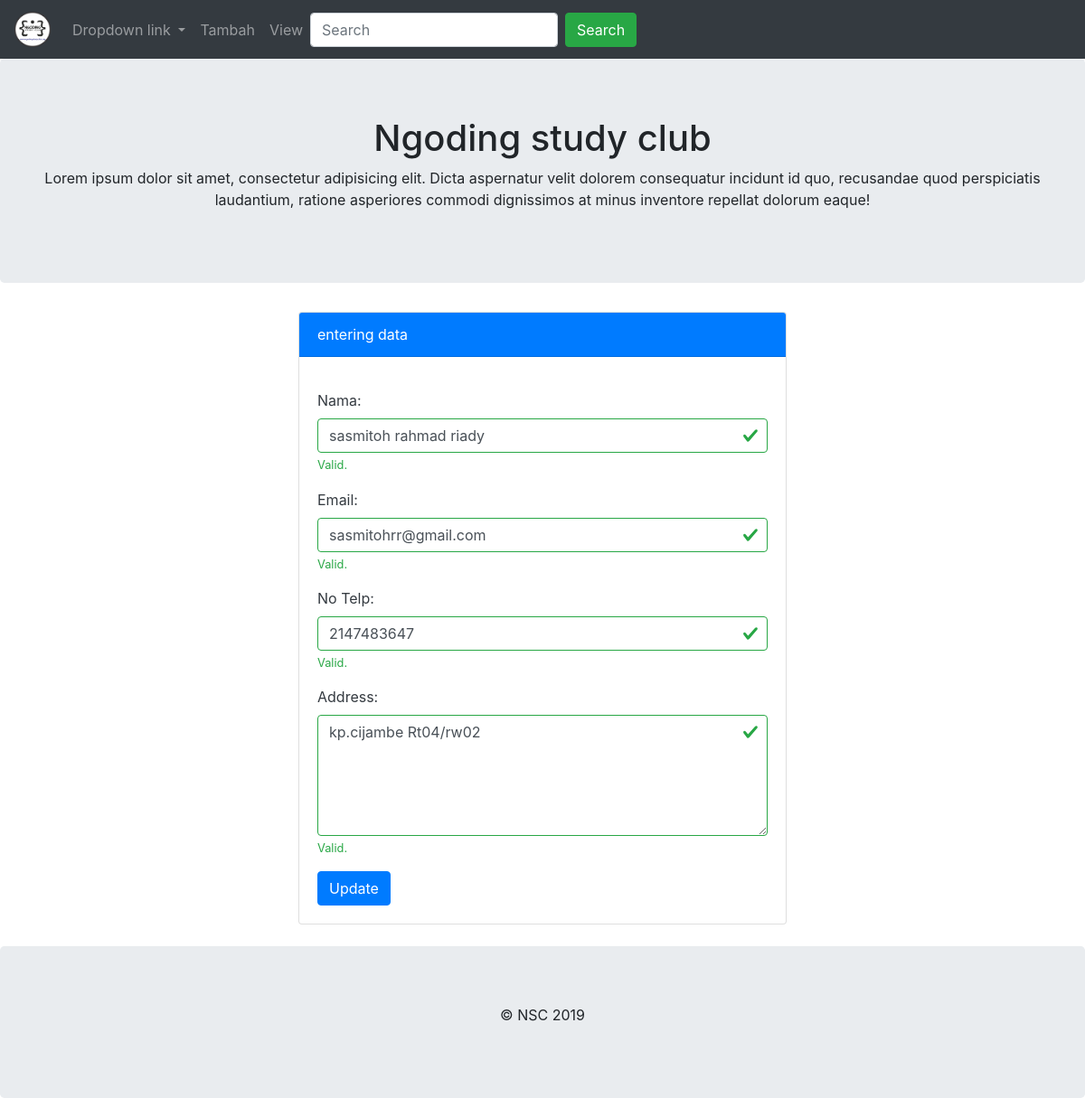
The app's page /add-form.php?update=1&id=3 with its own data.
### tables this page shows
CREATE TABLE `data` (
  `id_data` int(10) NOT NULL,
  `nama` varchar(50) NOT NULL,
  `email` varchar(50) NOT NULL,
  `no_telp` int(20) NOT NULL,
  `alamat` text NOT NULL
);

### action.php (called while the page is built, shortened)
<?php
include_once "db.php";
class DataOperation extends Database
{
	public function select_record($table,$where){
		$sql ="";
		$condition = "";
		foreach ($where as $key => $value) {
			$condition .= $key . "='" . $value . "' AND ";
		}
		$condition = substr($condition, 0, -5);
		$sql .= "SELECT * FROM ".$table." WHERE ".$condition;
		$query = mysqli_query($this->con,$sql);
		$row = mysqli_fetch_assoc($query);
		return $row;
	}
}
$obj = new DataOperation;
 ?>

### db.php (called while the page is built, shortened)
<?php
 class Database
 {
 	function __construct()
 	{
 		$this->con = mysqli_connect("localhost","root","","oop");
 	}
 }
 ?>

### add-form.php (the view, shortened to what this page needs)
<?php
include_once 'header.php';
include_once 'action.php';
 ?>
<div class="jumbotron text-center">
	<h1>Ngoding study club</h1>
	<p>Lorem ipsum dolor sit amet, consectetur adipisicing elit. Dicta aspernatur velit dolorem consequatur incidunt id quo, recusandae quod perspiciatis laudantium, ratione asperiores commodi dignissimos at minus inventore repellat dolorum eaque!</p>
</div>
<div class="container">
	<div class="row">
		<div class="col-md-3"></div>
		<div class="col-md-6">
			<div class="card text-white">
				<div class="card-header bg-primary">entering data</div>
				<div class="card-body text-dark">
					<?php
						if (isset($_GET["update"])) {
								$id = $_GET["id"] ?? null;
								$where = array("id_data"=>$id,);
								$row = $obj->select_record("data",$where);
								?>
									<form method="post" action="action.php" class="was-validated">
										<div class="form-group">
											<label for="uname">Nama:</label>
											<input type="text" class="form-control" id="name" value="<?php echo $row['nama']; ?>" placeholder="Enter Your Name" name="name" required>
											<div class="valid-feedback">Valid.</div>
									    </div>
									    <div class="form-group">
											<label for="pwd">Email:</label>
											<input type="text" class="form-control" id="email" value="<?php echo $row['email']; ?>" placeholder="Enter your email" name="email" required>
											<div class="valid-feedback">Valid.</div>
									    </div>
									    <div class="form-group">
											<label for="pwd">No Telp:</label>
											<input type="text" class="form-control" id="telp" value="<?php echo $row['no_telp']; ?>" placeholder="Enter your no telp" name="telp" required>
											<div class="valid-feedback">Valid.</div>
									    </div>
									    <div class="form-group">
											<label for="comment">Address:</label>
											<textarea class="form-control" rows="5" id="address"  name="address" required><?php echo $row['alamat']; ?></textarea>
									  	<div class="valid-feedback">Valid.</div>
									  	</div>
									    <button type="submit" name="edit" class="btn btn-primary">Update</button>
									</form>
							<?php
						}
					 ?>
				</div>
			</div>
		</div>
		<div class="col-md-3"></div>
	</div>
</div>
<br>
<div class="jumbotron text-center" style="margin-bottom:0">
      <footer>
        <p>&copy; NSC 2019</p>
      </footer>
</div>
</body>
</html>

### records on screen
data: name "sasmitoh rahmad riady", email "sasmitohrr@gmail.com", telp "2147483647", address "kp.cijambe Rt04/rw02"
